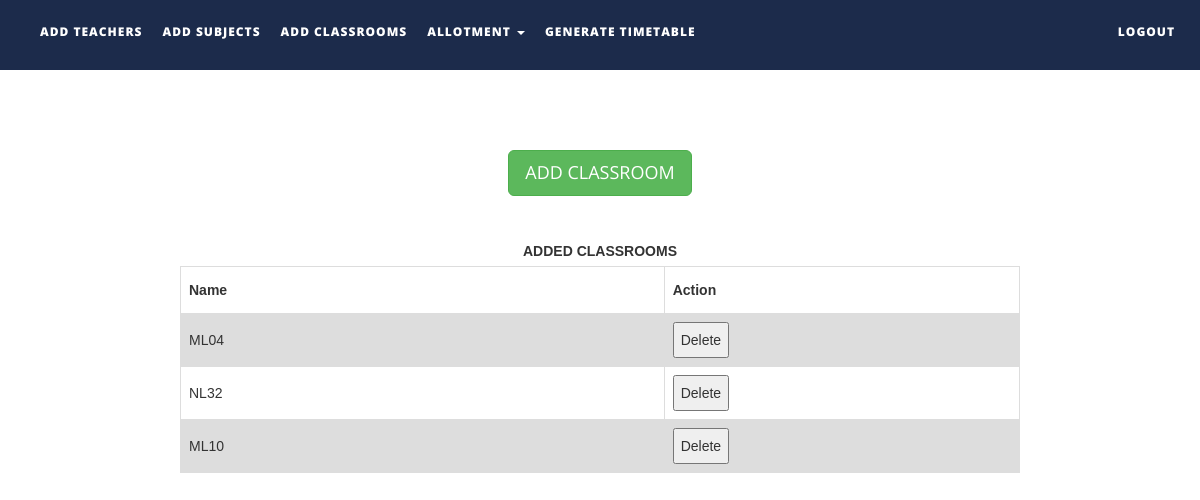
The app's page /addclassrooms.php with its own data.
### tables this page shows
CREATE TABLE `classrooms` (
  `name` varchar(30) NOT NULL,
  `status` int(1) NOT NULL
);

### addclassrooms.php (the view, shortened to what this page needs)
<!DOCTYPE html>
<html xmlns="http://www.w3.org/1999/xhtml">
<head>
    <link href="assets/css/bootstrap.css" rel="stylesheet"/>
    <link href="assets/css/font-awesome.min.css" rel="stylesheet"/>
    <link href="assets/css/flexslider.css" rel="stylesheet"/>
    <link href="assets/css/style.css" rel="stylesheet"/>
</head>
<body>
<div class="navbar navbar-inverse navbar-fixed-top " id="menu">
    <div class="container">
        <div class="navbar-collapse collapse move-me">
            <ul class="nav navbar-nav navbar-left">
                <li><a href="addteachers.php">ADD TEACHERS</a></li>
                <li><a href="addsubjects.php">ADD SUBJECTS</a></li>
                <li><a href="addclassrooms.php">ADD CLASSROOMS</a></li>
                <li class="dropdown"><a class="dropdown-toggle" data-toggle="dropdown" aria-expanded="false">ALLOTMENT
                        <span class="caret"></span></a>
                </li>
                <li><a href="generatetimetable.php">GENERATE TIMETABLE</a></li>
            </ul>
            <ul class="nav navbar-nav navbar-right">
                <li><a href="index.php">LOGOUT</a></li>
            </ul>
        </div>
    </div>
</div>
<br>
<div align="center"
     style="margin-top:10%">
    <button
        id="classroommanual" class="btn btn-success btn-lg">ADD CLASSROOM
    </button>
</div>
<div align="center">
    <br>
    <table id=classroomstable>
        <caption><strong>ADDED CLASSROOMS</strong></caption>
        <tr>
            <th width="100">Name</th>
            <th width="60">Action</th>
        </tr>
        <?php
        $q = mysqli_query(mysqli_connect("localhost", "root", "", "ttms"),
            "SELECT * FROM classrooms ");
        while ($row = mysqli_fetch_assoc($q)) {
            echo "<tr><td>{$row['name']}</td>
                    <td><button>Delete</button></td>
                    </tr>\n";
        }
        ?>
    </table>
</div>
</body>
</html>

### style.css (style rules this page uses)
#menu { background-color: rgba(28, 43, 75, 1); color: #fff; font-size: 12px; font-weight: 900; letter-spacing: 1px; min-height: 70px; }
.navbar-inverse { border-color: transparent; }
.navbar-inverse .navbar-nav > li > a, .navbar-inverse .navbar-nav > li > a:hover { color: #FFF; padding: 22px 10px; }

### addclassrooms.php (style rules this page uses)
table { margin-top: 10px; font-family: arial, sans-serif; border-collapse: collapse; width: 70%; }
td, th { border: 1px solid #dddddd; text-align: left; padding: 8px; }
tr:nth-child(even) { background-color: #dddddd; }

### records on screen
classrooms: name "ML04"
classrooms: name "NL32"
classrooms: name "ML10"
